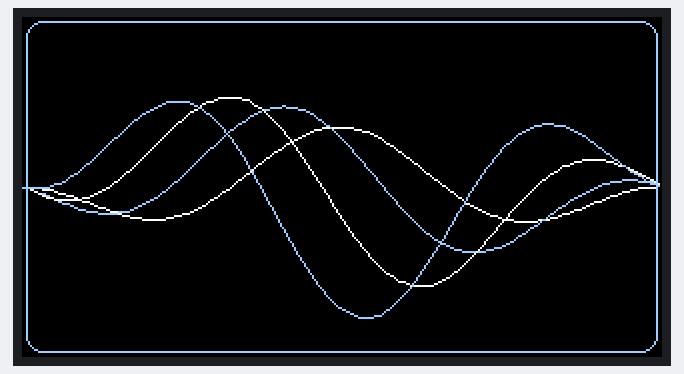
The sketch below on a simulated ESP32-S3. Parts: 320×170 colour display. What the sketch prints to the serial monitor is not drawn.

Above: at 0.65 s.
At 5.87 s:
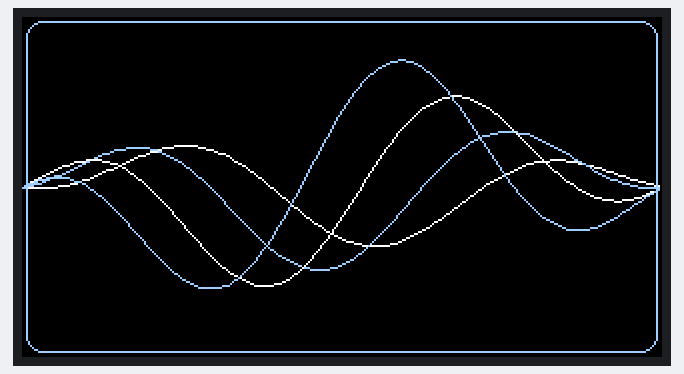
At 11.1 s:
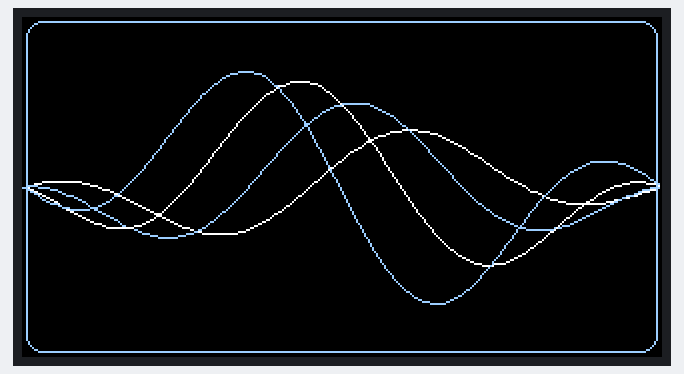
At 21.36 s:
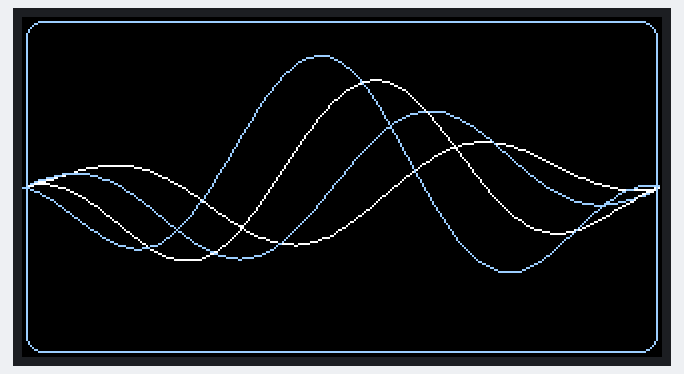
At 30.52 s:
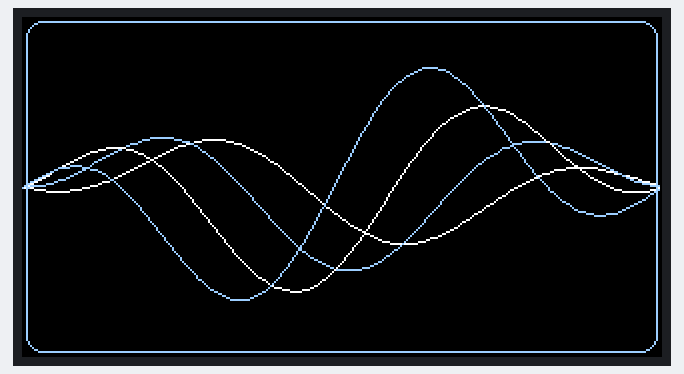
At 39.66 s:
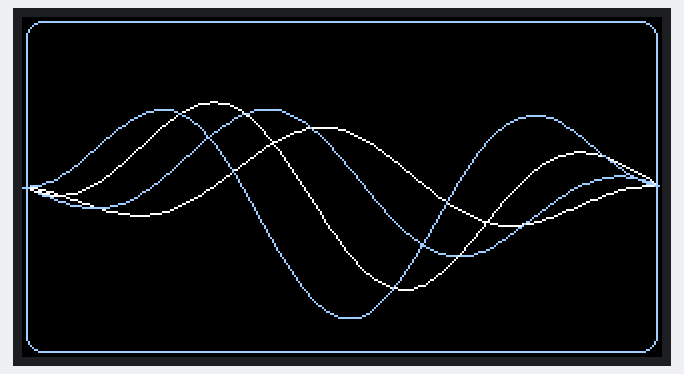

The sketch:

hairclip_ribbon.ino
```cpp
// Hairclip - Step 1 (GFX version): animation as a FreeRTOS task
// Board: LilyGO T-Display-S3 (ESP32-S3, 170x320 ST7789, 8-bit parallel)
// Library: "GFX Library for Arduino" (moononournation)

#include <Arduino_GFX_Library.h>
#include <math.h>

#define PIN_POWER_ON 15   // must be HIGH for the display on battery
#define PIN_LCD_BL   38   // backlight

// 8-bit parallel bus: DC, CS, WR, RD, D0..D7
Arduino_DataBus *bus = new Arduino_ESP32LCD8(
    7 /* DC */, 6 /* CS */, 8 /* WR */, 9 /* RD */,
    39 /* D0 */, 40, 41, 42, 45, 46, 47, 48 /* D7 */);

// rotation 1 = landscape (320x170); 35 = column offset of this panel
Arduino_GFX *gfx = new Arduino_ST7789(
    bus, 5 /* RST */, 1 /* rotation */, true /* IPS */,
    170, 320, 35, 0, 35, 0);

Arduino_Canvas *canvas;   // off-screen buffer -> flicker-free animation
int W, H;

const uint16_t PALE_BLUE = 0x9E7F;

void animTask(void *) {
  TickType_t last = xTaskGetTickCount();
  float t = 0;
  for (;;) {
    canvas->fillScreen(BLACK);

    for (int k = 0; k < 4; k++) {
      uint16_t col = (k % 2) ? PALE_BLUE : WHITE;
      float phase = t + k * 0.9f;
      int prevY = 0;
      for (int x = 0; x < W; x += 2) {
        float fx = x / (float)W;
        float y = H / 2
                + sinf(fx * 6.28f * 1.5f + phase) * (30 + 12 * k)
                * sinf(fx * 3.14f);
        if (x > 0) canvas->drawLine(x - 2, prevY, x, (int)y, col);
        prevY = (int)y;
      }
    }
    canvas->drawRoundRect(2, 2, W - 4, H - 4, 8, PALE_BLUE);

    canvas->flush();                       // push buffer to the screen
    t += 0.08f;
    vTaskDelayUntil(&last, pdMS_TO_TICKS(33));   // ~30 fps
  }
}

void setup() {
  Serial.begin(115200);
  pinMode(PIN_POWER_ON, OUTPUT);
  digitalWrite(PIN_POWER_ON, HIGH);

  W = gfx->width();
  H = gfx->height();
  canvas = new Arduino_Canvas(W, H, gfx);
  if (!canvas->begin()) {          // this also starts the display, once
    Serial.println("canvas/display begin failed - check PSRAM = OPI PSRAM");
    while (true) delay(1000);
  }
  canvas->fillScreen(BLACK);
  canvas->flush();

  pinMode(PIN_LCD_BL, OUTPUT);
  digitalWrite(PIN_LCD_BL, HIGH);

  xTaskCreatePinnedToCore(animTask, "anim", 4096, NULL, 2, NULL, 1);
  Serial.printf("anim task started (%dx%d)\n", W, H);
}

void loop() {
  vTaskDelay(pdMS_TO_TICKS(1000));   // idle; later: battery/button/monitor
}
```
